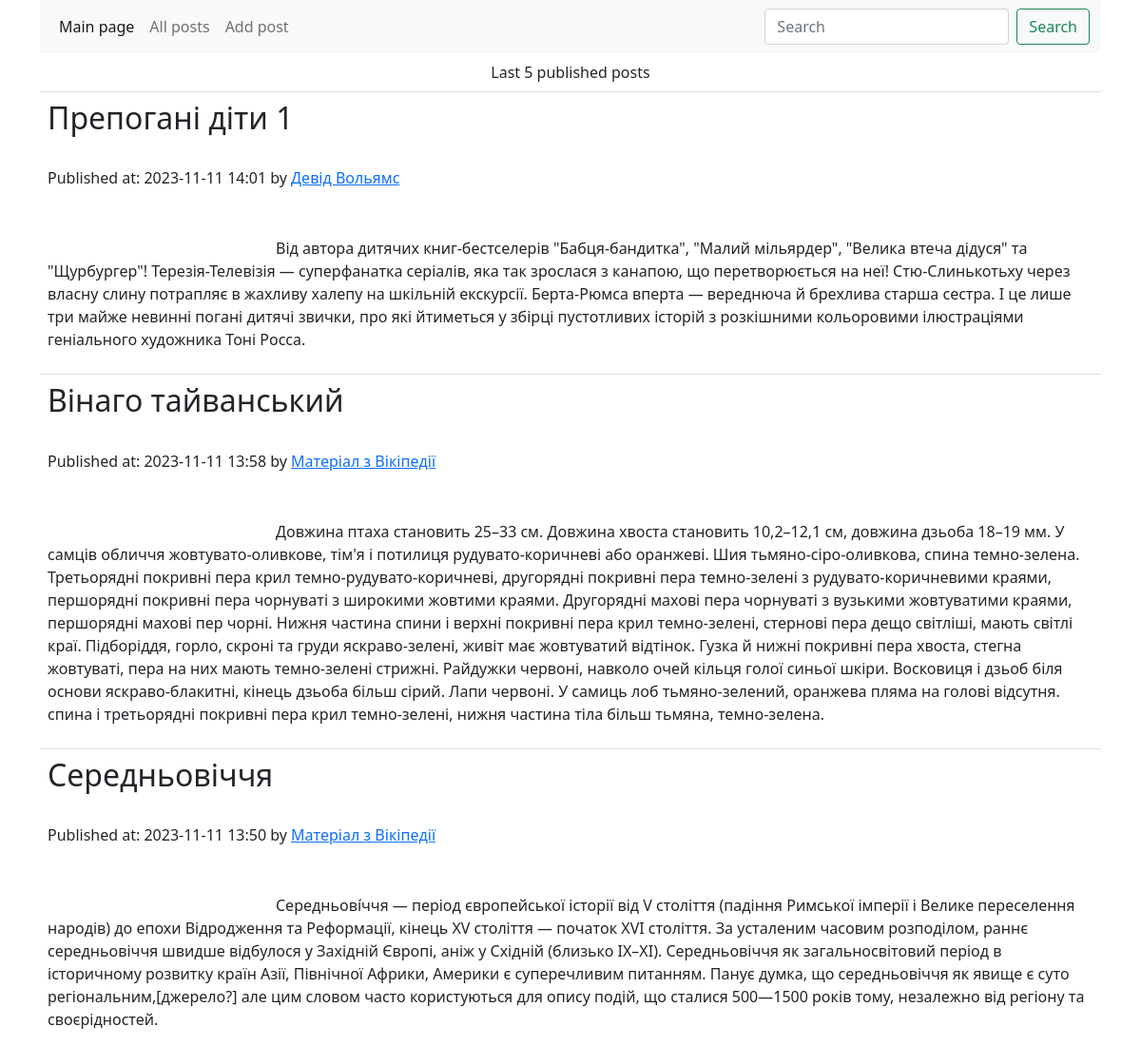
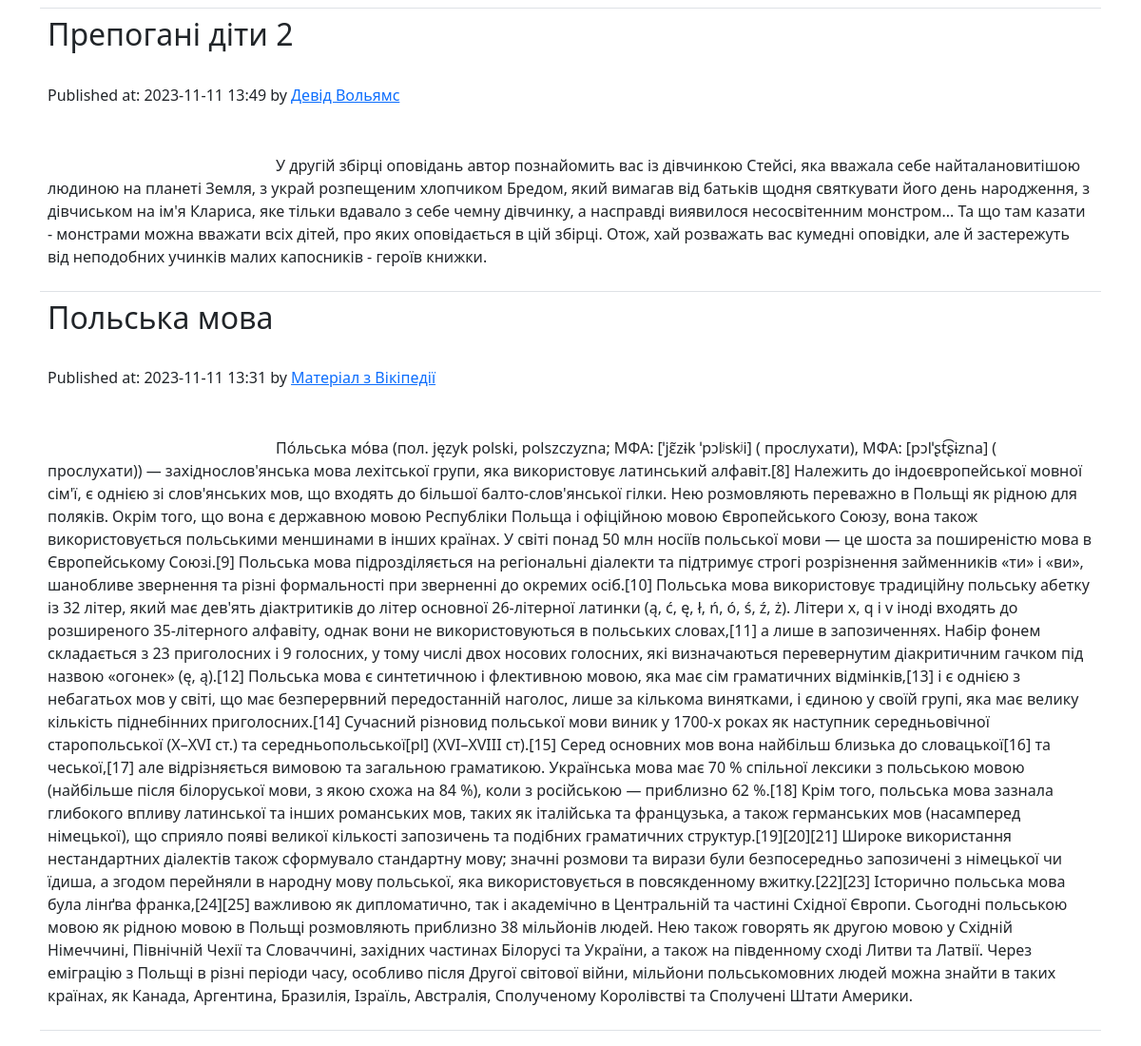
The page / on the database its author committed (2 pictures, top to bottom).
### tables this page shows
CREATE TABLE records(
                    id INTEGER PRIMARY KEY AUTOINCREMENT NOT NULL,
                    title VARCHAR(100) NOT NULL,
                    author VARCHAR(50) NOT NULL,
                    description TEXT NOT NULL,
                    article_image TEXT NOT NULL,
                    creation_date VARCHAR(50) NOT NULL
                );

### main.py (the view)
@app.get('/', tags=['WEB'])
def main(request: Request):
    result = db.get_posts()
    posts_serialized = _serialize_posts(result)
    context = {
        'title': f'Last 5 published posts',
        'request': request,
        'posts': posts_serialized,
    }
    return templates.TemplateResponse('all_posts.html', context=context)

### templates/all_posts.html (shortened to what this page needs)
{% extends 'base.html' %}
{% block content %}
    <table class="table">
        <tbody>
        <tr>
            <td align="center">{{ title }}</td>
        </tr>
        {% for post in posts %}
            <tr>
                <td>
                    <h2>{{ post.title }}</h2><br>
                    Published at: {{ post.creation_date }} by <a href="/author/{{ post.author }}">{{ post.author }}</a><br>
                    <p class="indented-text">{{ post.description }}</p>
                </td>
            </tr>
        {% endfor %}
        </tbody>
    </table>
{% endblock %}

### templates/base.html (style rules this page uses)
.indented-text { margin-top: 50px; text-indent: 20px; }

### rows shown on the page
records: title "Препогані діти 1", creation_date "2023-11-11 14:01", author "Девід Вольямс", description "Від автора дитячих книг-бестселерів \"Бабця-бандитка\", \"Малий мільярдер\", \"Велика втеча дідуся\" та \"Щурбургер\"! Терезія-Телевізія — суперфанатка серіалів, яка так зрослася з канапою, що перетворюється на неї! Стю-Слинькотьху через власну слину потрапляє в жахливу халепу на шкільній екскурсії. Берта-Рюмса вперта — вереднюча й брехлива старша сестра. І це лише три майже невинні погані дитячі звички, про які йтиметься у збірці пустотливих історій з розкішними кольоровими ілюстраціями геніального художника Тоні Росса."
records: title "Вінаго тайванський", creation_date "2023-11-11 13:58", author "Матеріал з Вікіпедії", description "Довжина птаха становить 25–33 см. Довжина хвоста становить 10,2–12,1 см, довжина дзьоба 18–19 мм. У самців обличчя жовтувато-оливкове, тім'я і потилиця рудувато-коричневі або оранжеві. Шия тьмяно-сіро-оливкова, спина темно-зелена. Третьорядні покривні пера крил темно-рудувато-коричневі, другорядні покривні пера темно-зелені з рудувато-коричневими краями, першорядні покривні пера чорнуваті з широкими жовтими краями. Другорядні махові пера чорнуваті з вузькими жовтуватими краями, першорядні махові пер чорні. Нижня частина спини і верхні покривні пера крил темно-зелені, стернові пера дещо світліші, мають світлі краї. Підборіддя, горло, скроні та груди яскраво-зелені, живіт має жовтуватий…"
records: title "Середньовіччя", creation_date "2023-11-11 13:50", author "Матеріал з Вікіпедії", description "Середньові́ччя — період європейської історії від V століття (падіння Римської імперії і Велике переселення народів) до епохи Відродження та Реформації, кінець XV століття — початок XVI століття. За усталеним часовим розподілом, раннє середньовіччя швидше відбулося у Західній Європі, аніж у Східній (близько IX–XI). Середньовіччя як загальносвітовий період в історичному розвитку країн Азії, Північної Африки, Америки є суперечливим питанням. Панує думка, що середньовіччя як явище є суто регіональним,[джерело?] але цим словом часто користуються для опису подій, що сталися 500—1500 років тому, незалежно від регіону та своєрідностей."
records: title "Препогані діти 2", creation_date "2023-11-11 13:49", author "Девід Вольямс", description "У другій збірці оповідань автор познайомить вас із дівчинкою Стейсі, яка вважала себе найталановитішою людиною на планеті Земля, з украй розпещеним хлопчиком Бредом, який вимагав від батьків щодня святкувати його день народження, з дівчиськом на ім'я Клариса, яке тільки вдавало з себе чемну дівчинку, а насправді виявилося несосвітенним монстром... Та що там казати - монстрами можна вважати всіх дітей, про яких оповідається в цій збірці. Отож, хай розважать вас кумедні оповідки, але й застережуть від неподобних учинків малих капосників - героїв книжки."
records: title "Польська мова", creation_date "2023-11-11 13:31", author "Матеріал з Вікіпедії", description "По́льська мо́ва (пол. język polski, polszczyzna; МФА: [ˈjɛ̃zɨk ˈpɔlʲskʲi] ( прослухати), МФА: [pɔlˈʂt͡ʂɨzna] ( прослухати)) — західнослов'янська мова лехітської групи, яка використовує латинський алфавіт.[8] Належить до індоєвропейської мовної сім'ї, є однією зі слов'янських мов, що входять до більшої балто-слов'янської гілки. Нею розмовляють переважно в Польщі як рідною для поляків. Окрім того, що вона є державною мовою Республіки Польща і офіційною мовою Європейського Союзу, вона також використовується польськими меншинами в інших країнах. У світі понад 50 млн носіїв польської мови — це шоста за поширеністю мова в Європейському Союзі.[9] Польська мова підрозділяється на регіональні…"

### other values the page prints
{{ title }} "Last 5 published posts"
